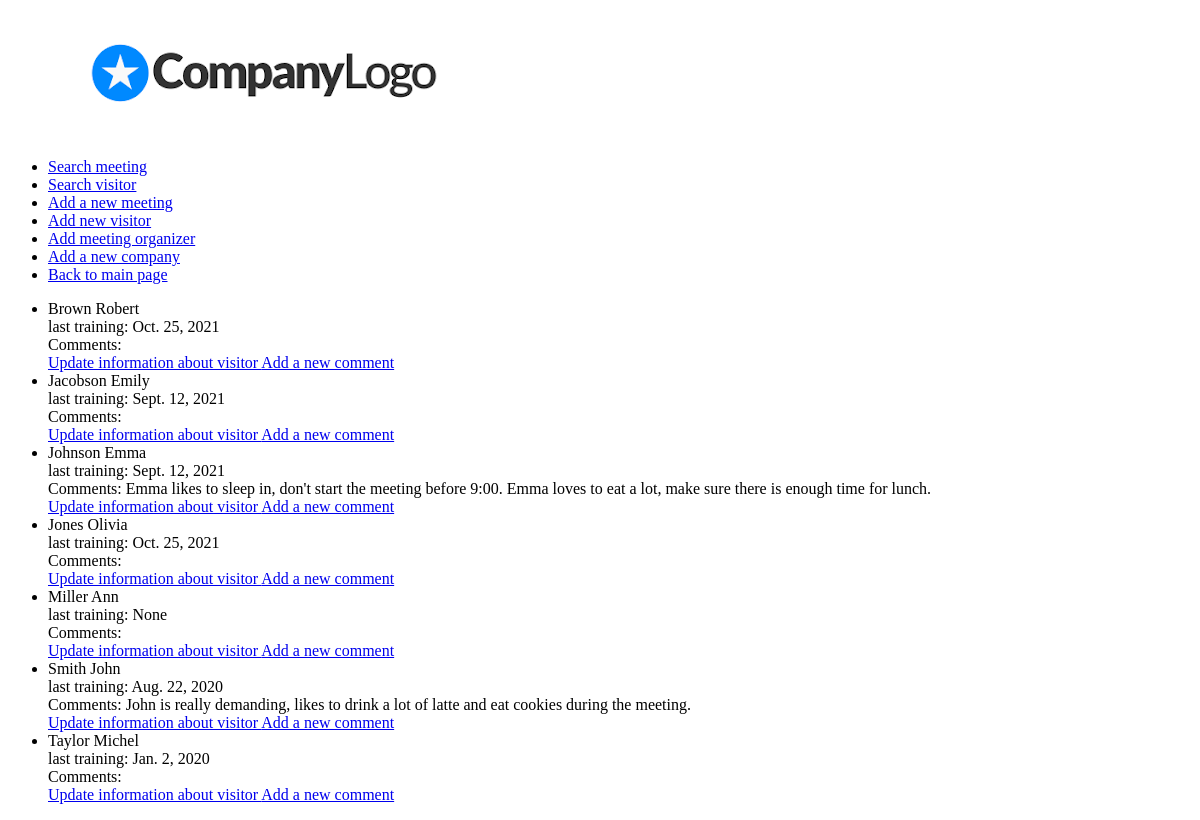
The app's page /visitors_list/, older data.
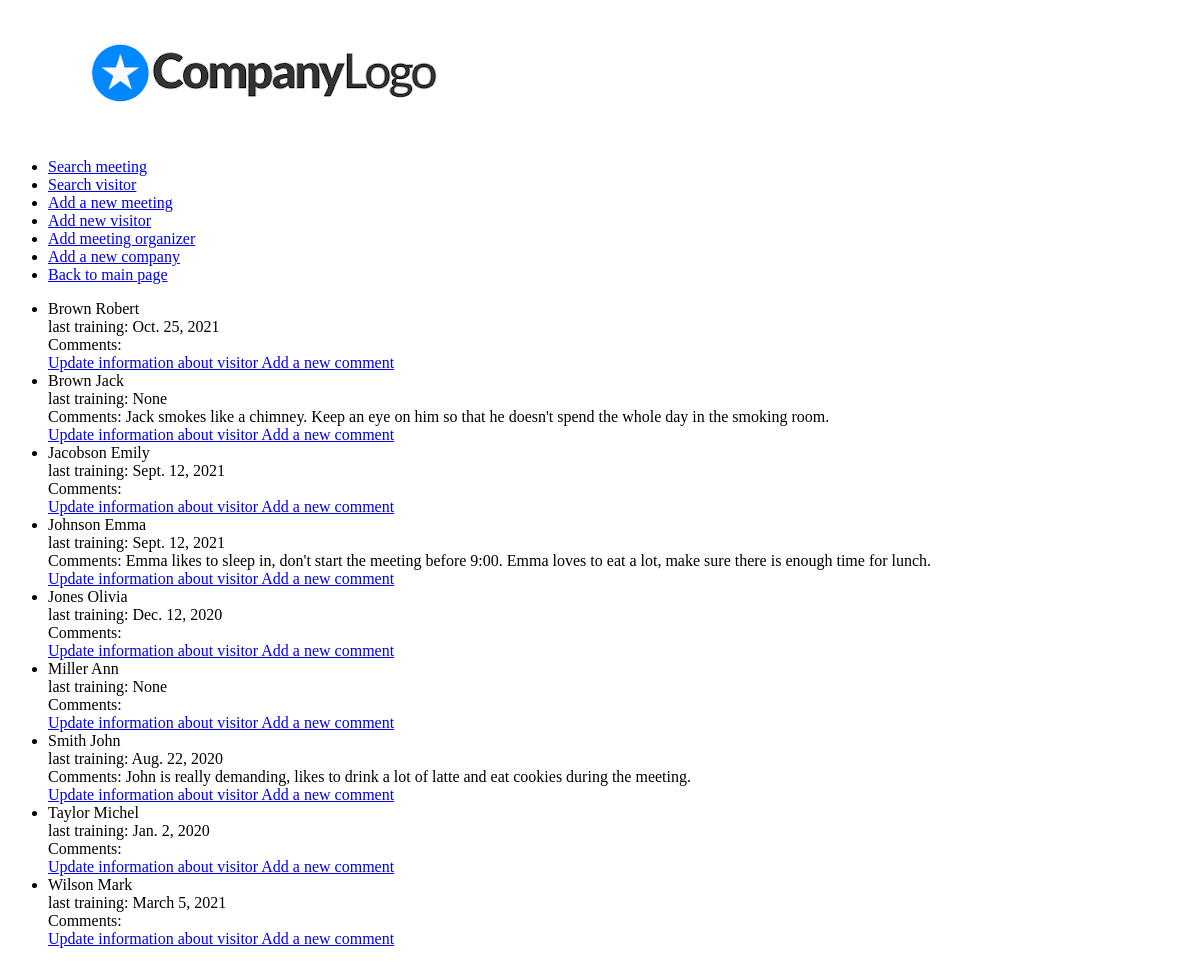
The same page, newer data.
### visitors/models.py (models this page shows)
class Visitor(models.Model):
    first_name = models.CharField(max_length=64)
    surname = models.CharField(max_length=64)
    contact_details = models.TextField(null=True)
    company = models.ForeignKey(Company, on_delete=models.PROTECT)
    last_training_date = models.DateField(null=True, blank=True)
    class Meta:
        ordering = ('surname',)
    def __str__(self):
        return f'{self.surname} {self.first_name}'

class Comment(models.Model):
    content = models.TextField()
    author = models.ForeignKey('meetings.Organizer', on_delete=models.PROTECT)
    visitor = models.ForeignKey(Visitor, on_delete=models.PROTECT)
    def __str__(self):
        return self.content

### visitors/views.py (the view)
# urls.py: path('visitors_list/', v_views.VisitorsListView.as_view(), name='visitors_list'),
class VisitorsListView(ListView):
    model = Visitor
    template_name = 'visitors/visitors_list.html'
    context_object_name = 'visitors'

### visitors/templates/visitors/visitors_list.html
{% extends 'base.html'%}
{% block content %}
    <ul>
        {%  for visitor in visitors %}
            <li> {{ visitor }} <br> last training: {{visitor.last_training_date}}<br>
                 Comments: {% for comment in visitor.comment_set.all %}
                                {{ comment }}
                                    {% endfor %}<br>
                 <a href="/update_visitor/{{visitor.pk}}"> Update information about visitor </a>
                <a href="/add_comment/{{visitor.pk}}"> Add a new comment </a> </li>
                 {% endfor %}
    </ul>
{%  endblock %}

Row changes from the older to the newer data that the page shows:
added Visitor: surname+first_name "Brown Jack", last_training_date "None"
added Comment: content "Jack smokes like a chimney. Keep an eye on him so that he doesn't spend the whole day in the smoking room.", shown under "Brown Jack"
changed Visitor "Jones Olivia": last_training_date "Oct. 25, 2021" → "Dec. 12, 2020"
added Visitor: surname+first_name "Wilson Mark", last_training_date "March 5, 2021"
